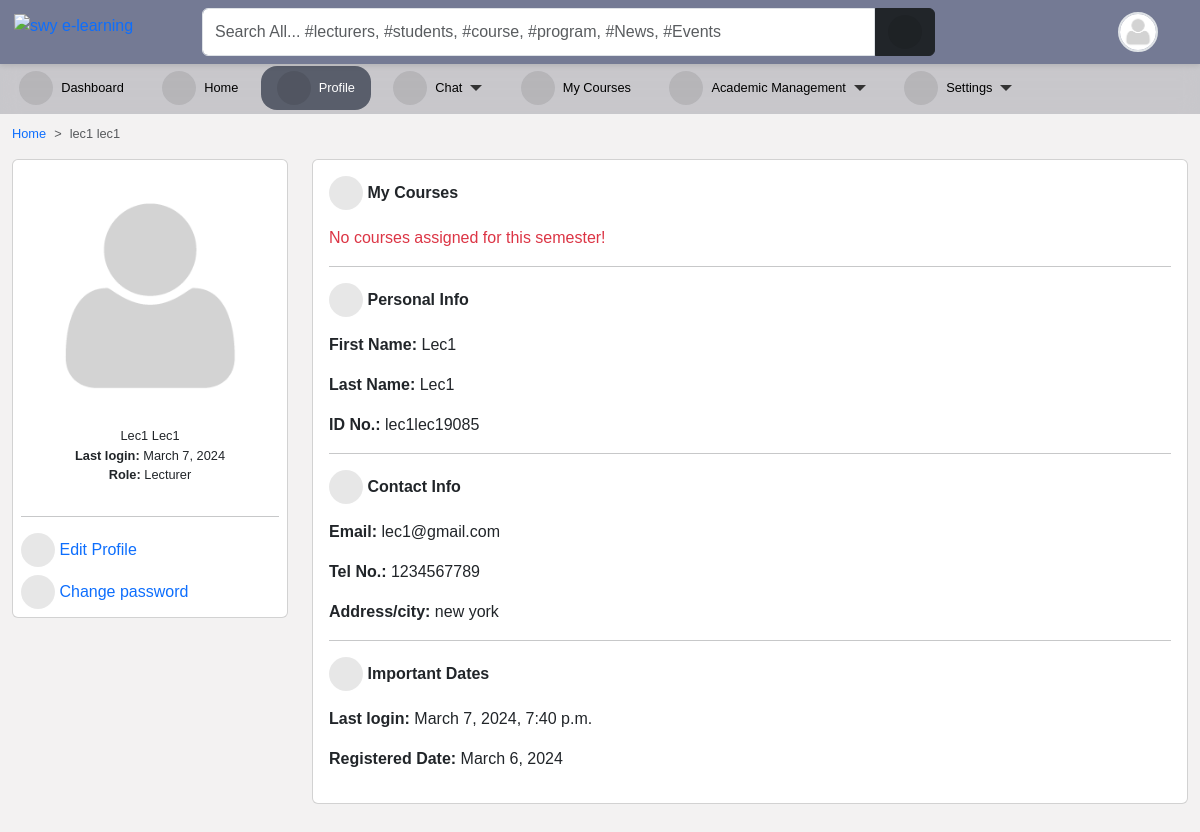
The page /accounts/profile/ (signed in) on the database as committed earlier.
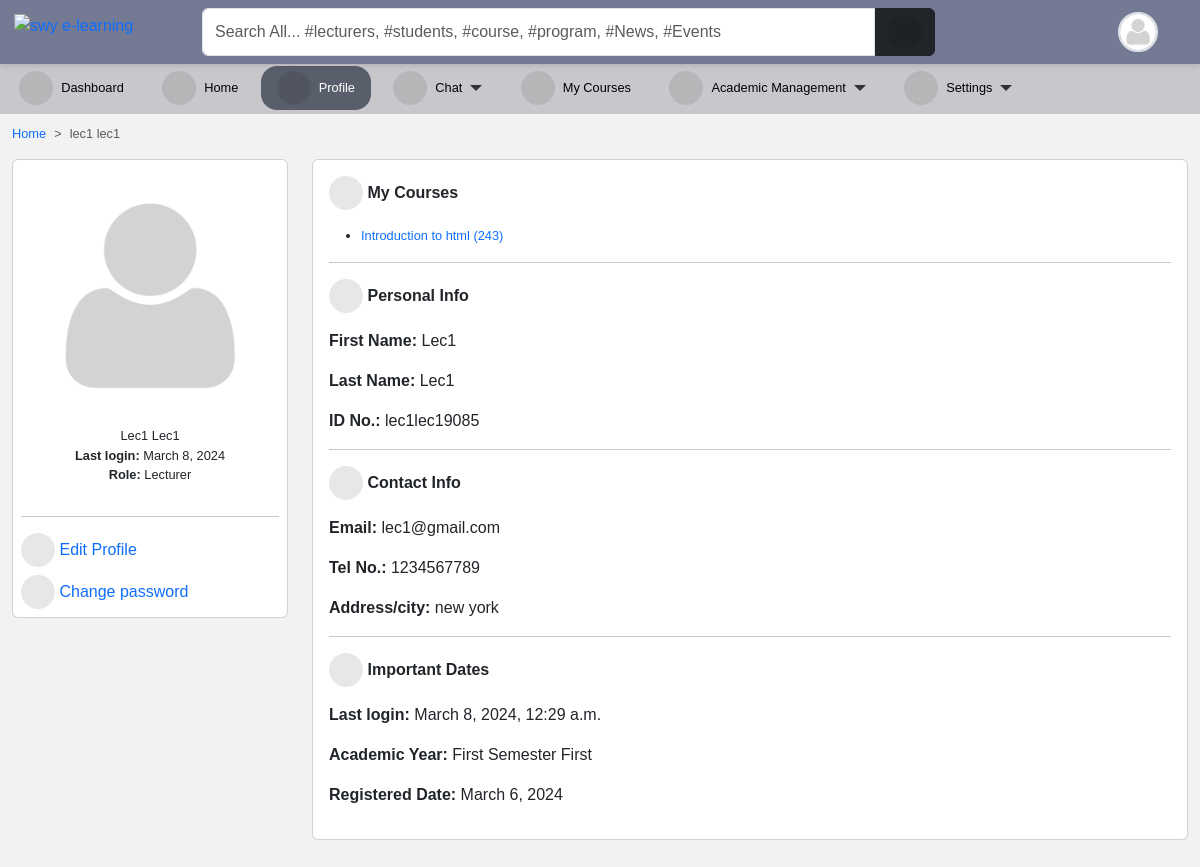
The same page on the database as committed later.
### accounts/models.py (models this page shows, shortened)
class User(AbstractUser):
    is_student = models.BooleanField(default=False)
    is_lecturer = models.BooleanField(default=False)
    gender = models.CharField(max_length=1, choices=GENDERS, blank=True, null=True)
    phone = models.CharField(max_length=60, blank=True, null=True)
    address = models.CharField(max_length=60, blank=True, null=True)
    picture = models.ImageField(
        upload_to="profile_pictures/%y/%m/%d/", default="default.png", null=True
    )
    email = models.EmailField(blank=True, null=True)
    username_validator = ASCIIUsernameValidator()
    objects = CustomUserManager()
    class Meta:
        ordering = ("-date_joined",)
    @property
    def get_full_name(self):
        full_name = self.username
        if self.first_name and self.last_name:
            full_name = self.first_name + " " + self.last_name
        return full_name
    @property
    def get_user_role(self):
        if self.is_superuser:
            role = "Admin"
        elif self.is_student:
            role = "Student"
        elif self.is_lecturer:
            role = "Lecturer"
        return role

### course/models.py (models this page shows, shortened)
class Course(models.Model):
    slug = models.SlugField(blank=True, unique=True)
    title = models.CharField(max_length=200, null=True)
    code = models.CharField(max_length=200, unique=True, null=True)
    credit = models.IntegerField(null=True, default=0)
    summary = models.TextField(max_length=200, blank=True, null=True)
    program = models.ForeignKey(Program, on_delete=models.CASCADE)
    level = models.CharField(max_length=25, choices=LEVEL, null=True)
    year = models.IntegerField(choices=YEARS, default=0)
    semester = models.CharField(choices=SEMESTER, max_length=200)
    is_elective = models.BooleanField(default=False, blank=True, null=True)
    objects = CourseManager()
    def __str__(self):
        return "{0} ({1})".format(self.title, self.code)
    def get_absolute_url(self):
        return reverse("course_detail", kwargs={"slug": self.slug})

### core/models.py (models this page shows)
class Semester(models.Model):
    semester = models.CharField(max_length=10, choices=SEMESTER, blank=True)
    is_current_semester = models.BooleanField(default=False, blank=True, null=True)
    session = models.ForeignKey(
        Session, on_delete=models.CASCADE, blank=True, null=True
    )
    next_semester_begins = models.DateField(null=True, blank=True)
    def __str__(self):
        return self.semester

class Session(models.Model):
    session = models.CharField(max_length=200, unique=True)
    is_current_session = models.BooleanField(default=False, blank=True, null=True)
    next_session_begins = models.DateField(blank=True, null=True)
    def __str__(self):
        return self.session

### accounts/views.py (the view, shortened to what this page needs)
# urls.py: path("profile/", profile, name="profile"),
@login_required(login_url='login')
def profile(request):
    current_session = Session.objects.filter(is_current_session=True).first()
    current_semester = Semester.objects.filter(
        is_current_semester=True, session=current_session
    ).first()
    if request.user.is_lecturer:
        courses = Course.objects.filter(
            allocated_course__lecturer__pk=request.user.id
        ).filter(semester=current_semester)
        return render(
            request,
            "accounts/profile.html",
            {
                "title": request.user.get_full_name,
                "courses": courses,
                "current_session": current_session,
                "current_semester": current_semester,
            },
        )

### templates/accounts/profile.html (shortened to what this page needs)
{% extends 'base.html' %}
{% load static %}
{% load i18n %}
{% block content %}
{% if user.is_authenticated %}
<nav style="--bs-breadcrumb-divider: '>';" aria-label="breadcrumb">
    <ol class="breadcrumb">
      <li class="breadcrumb-item"><a href="/">Home</a></li>
      <li class="breadcrumb-item active" aria-current="page">{{ user.get_full_name }}</li>
    </ol>
</nav>
<div class="row">
    <div class="col-md-3 mx-auto">
        <div class="card  p-2">
            <div class="text-center">
                <img src="{{ user.picture.url }}" class="w-100">
                <ul class="px-2 list-unstyled">
                    <li>{{ user.get_full_name|title }}</li>
                    <li><strong>Last login: </strong>{{ user.last_login|date }}</li>
                    <li><strong>Role: </strong>
                        {{ user.get_user_role }}
                    </li>
                </ul>
            </div>
            <hr>
            <a class="mb-2" href="{% url 'edit_profile' %}"><i class="fas fa-user-edit"></i>
                <span class="mobile-hide">Edit Profile</span></a>
            <a href="{% url 'change_password' %}"><i class="fas fa-lock"></i><span class="mobile-hide">
                    Change password</span></a>
        </div>
    </div>
    <div class="col-md-9 mx-auto">
        <div class="card">
            <div class="card-body">
                {% if user.is_lecturer %}
                <p class="fw-bold"><i class="fas fa-book-open"></i> My Courses</p>
                {% if courses %}
                <ul>
                    {% for course in courses %}
                    <li><a href="{{ course.get_absolute_url }}">{{ course }}</a></li>
                    {% endfor %}
                </ul>
                {% else %}
                <div class="text-danger">No courses assigned for this semester!</div>
                {% endif %}
                <hr>
                {% endif %}
                <p class="fw-bold"><i class="fas fa-user"></i> Personal Info</p>
                <div class="dashboard-description">
                    <p><strong>First Name:</strong> {{ user.first_name|title }}</p>
                    <p><strong>Last Name:</strong> {{ user.last_name|title }}</p>
                    <p><strong>ID No.:</strong> {{ user.username }}</p>
                </div>
                <hr>
                <p class="fw-bold"><i class="fas fa-phone-square-alt"></i> Contact Info</p>
                <div class="dashboard-description">
                    <p><strong>Email:</strong> {{ user.email }}</p>
                    <p><strong>Tel No.:</strong> {{ user.phone }}</p>
                    <p><strong>Address/city:</strong> {{ user.address }}</p>
                </div>
                <hr>
                <p class="fw-bold"><i class="fa fa-calendar-day"></i> Important Dates</p>
                <div class="dashboard-description">
                    <p><strong>Last login:</strong> {{ user.last_login }}</p>
                    {% if current_semester and current_session %}
                    <p><strong>Academic Year:</strong> {{ current_semester }} Semester {{ current_session }}</p>
                    {% endif %}
                    <p><strong>Registered Date:</strong> {{ user.date_joined|date }}</p>
                </div>
            </div>
        </div>
    </div>
</div>
{% endif %}
{% endblock content %}

### templates/navbar.html (shortened to what this page needs)
{% load static %}
<div id="top-navbar" class="py-2 top-navbar">
	<div class="container">
		<a href="/" class="head-logo">
			<img src="{% static 'img/swy e-learning.jpg' %}" width="40px" alt="swy e-learning">
		</a>
		<div class="nav-wrapper">
			<form class="form-header" action="{% url 'query' %}" method="GET">
				<input id="primary-search" class="form-control rounded-end-0" type="text" name="q" value="{{ request.GET.q }}"
					placeholder="Search All... #lecturers, #students, #course, #program, #News, #Events" required />
				<button class="btn btn-dark rounded-start-0" type="submit">
					<i class="fas fa-search"></i>
				</button>
			</form>
			<div class="dropdown index">
				<div class="avatar border border-2" type="button" data-bs-toggle="dropdown" aria-expanded="false">
					<img src="{{ request.user.picture.url }}">
				</div>
			</div>
		</div>
	</div>
</div>

Rows that differ between the two databases and show on the page:
changed User "Lec1": last_login "March 7, 2024" → "March 8, 2024"; last_login "March 7, 2024, 7:40 p.m." → "March 8, 2024, 12:29 a.m."
added Course: title+code "Introduction to html (243)"
added Semester: semester "First"
added Session: session "First"
Other text that changed with them:
text no longer shown: "No courses assigned for this semester!"
text now shown: "Academic Year: Semester"
